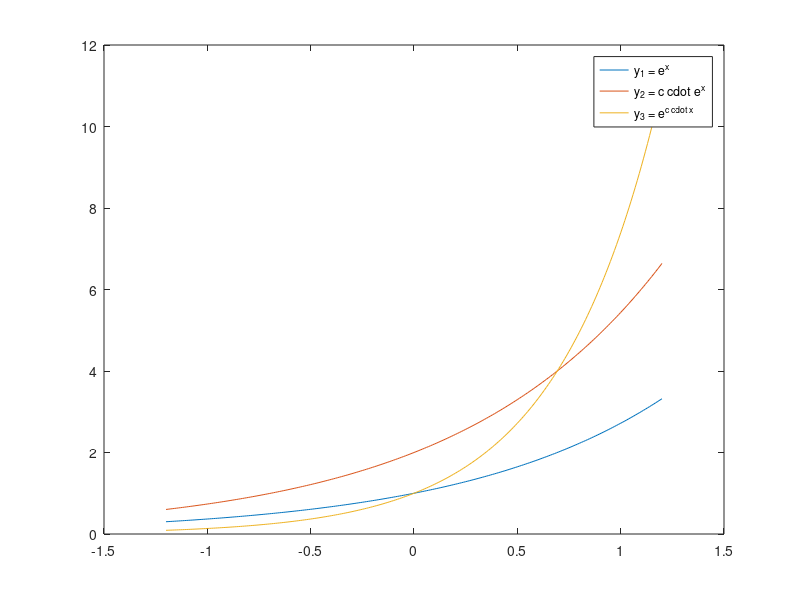

This chart was generated by the following MATLAB code:
clc
clear all

x = -1.2:0.01:1.2;
y1 = exp(x);
c = 2;
y2 = c * exp(x);
y3 = exp(c * x);

plot(x, y1);
hold on
plot(x, y2);
hold on
plot(x, y3);
hold on
legend("y_1 = e^x" ,"y_2 = c \cdot e^x", "y_3 = e^{c \cdot x}");